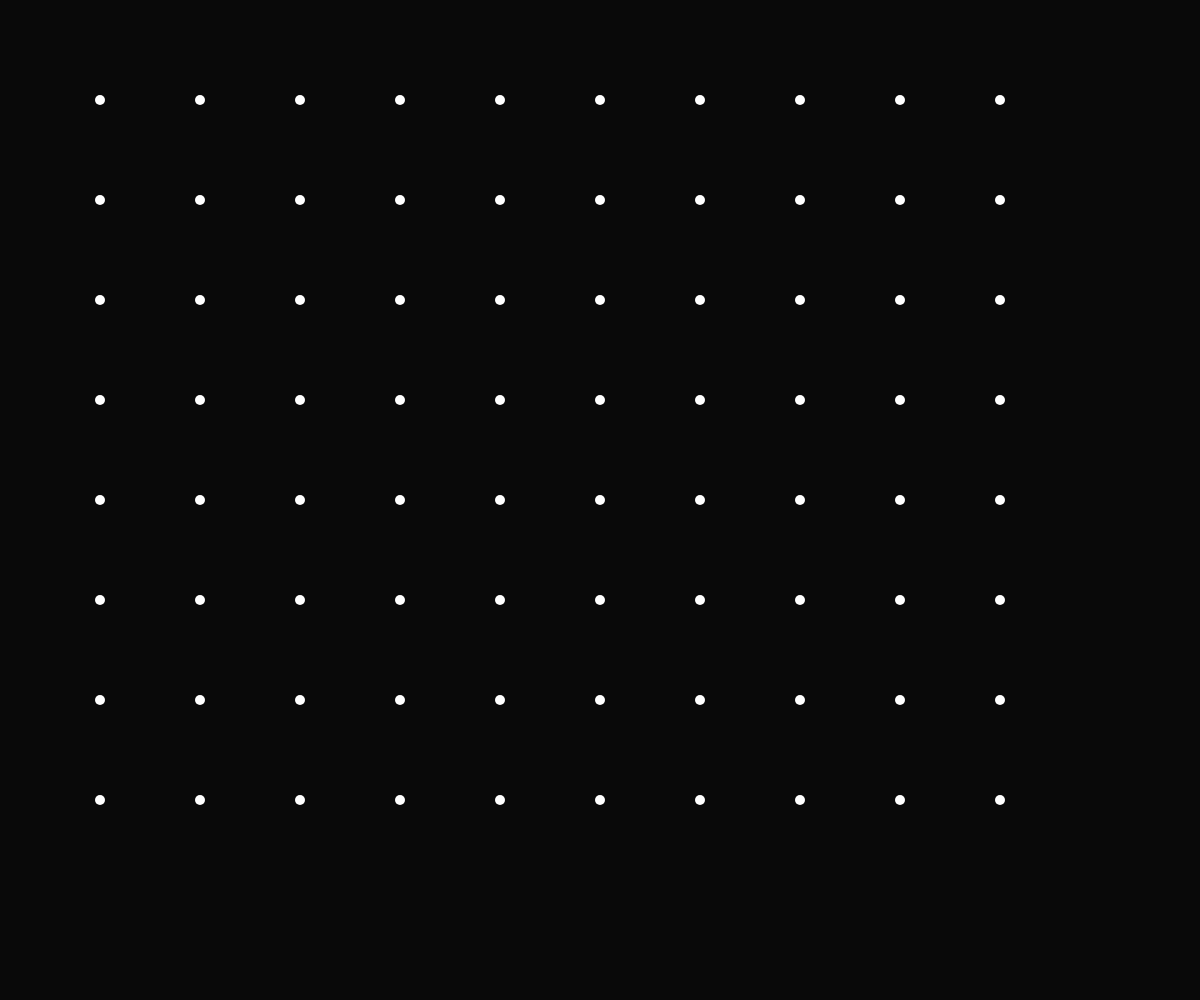
Frame 1 (no input)
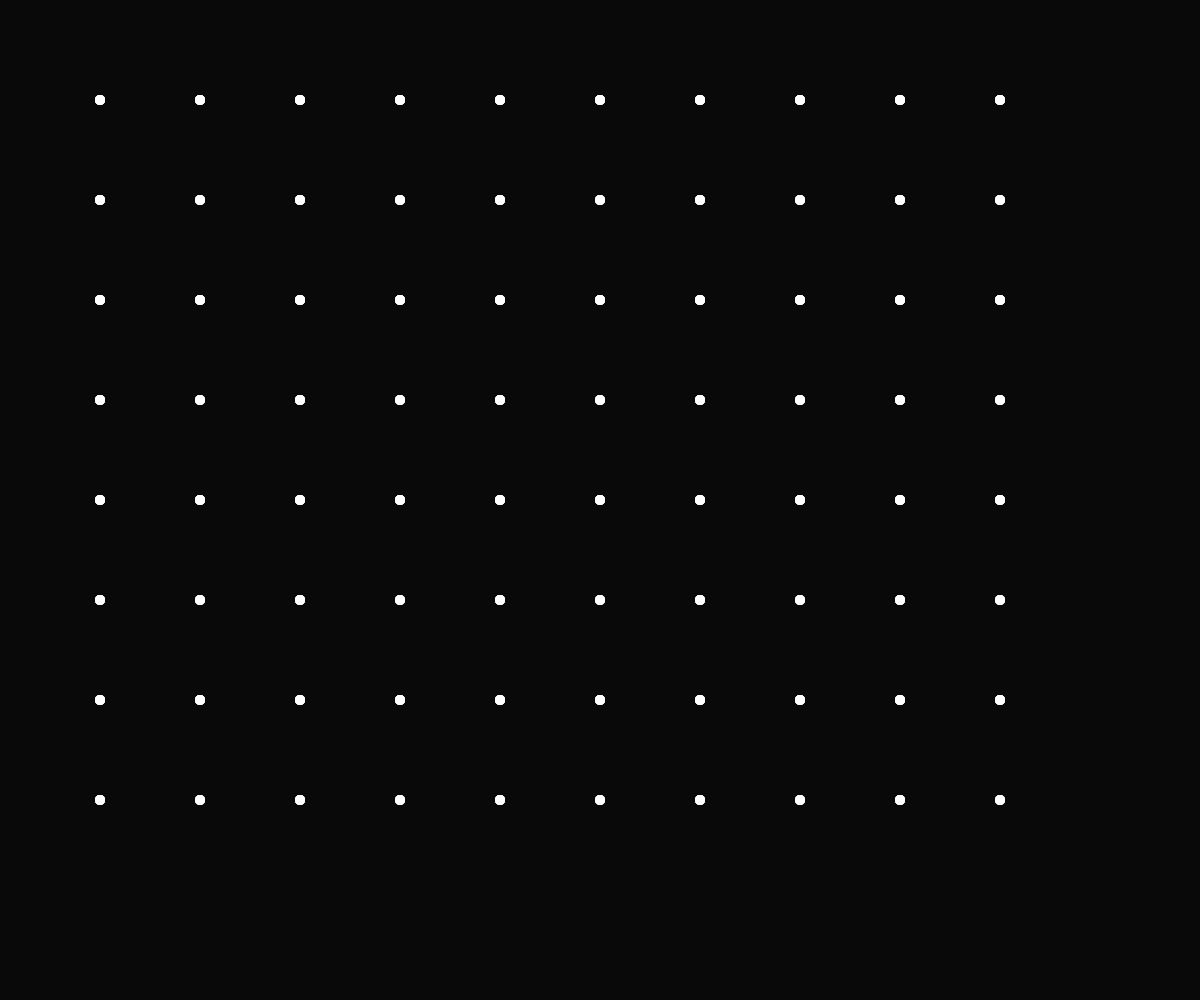
Frame 60 (no input)
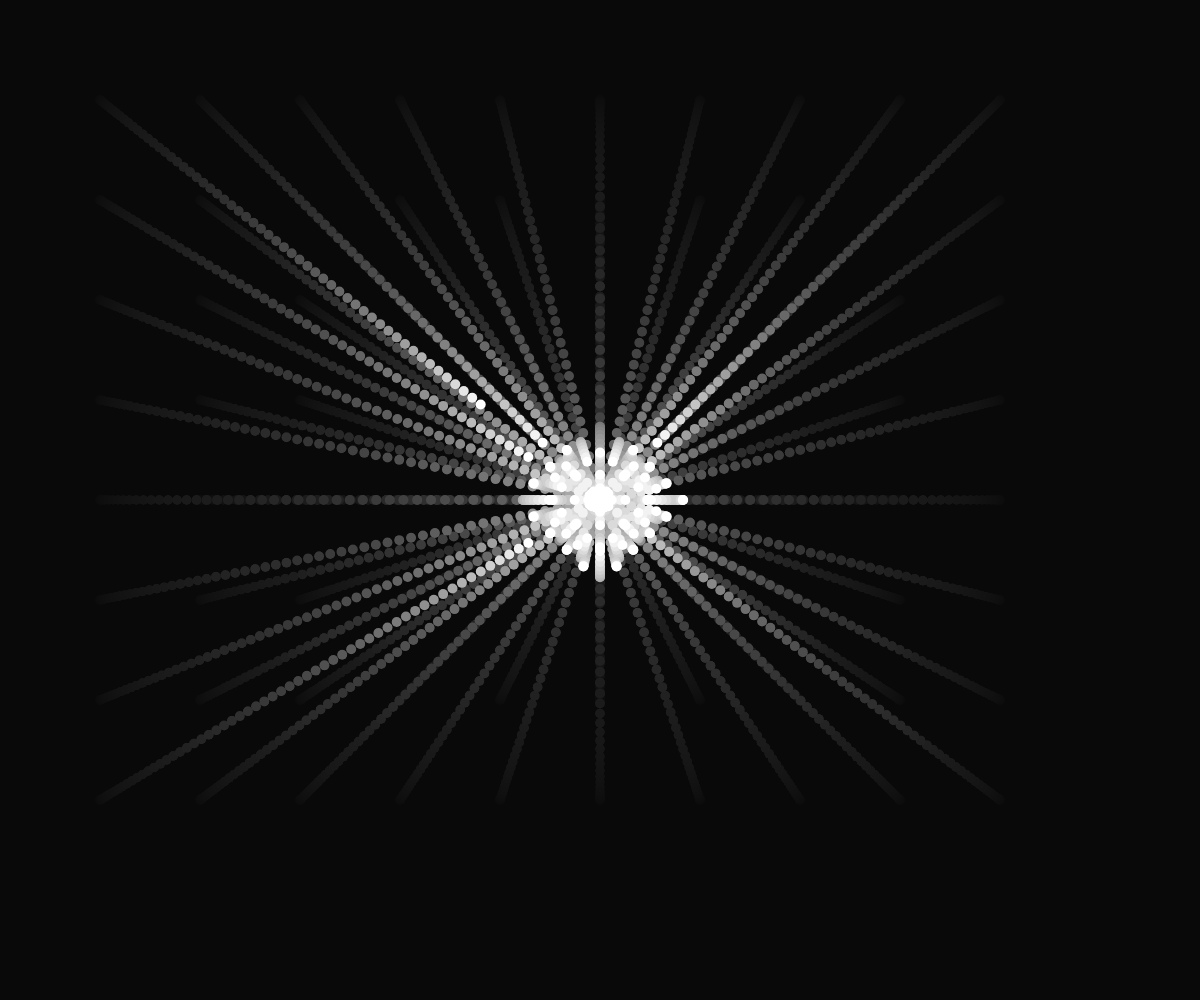
Frame 120 (the mouse pressed at the canvas centre since frame 60)

The p5.js sketch that drew these frames (run headless with seeded random() and noise() and a simulated clock; from frame 60 on, the mouse is pressed at the canvas centre):

// p5.js sketch
// ── sketch.js
function clamp(number, min, max){
    if(number < min){return min}
    else if(number > max){return max}
}
const SPACING = 100;
const BUFFER = 100;
let num_cols;
let num_rows;
let bg = 10;

let points = [];

function setup() {
    createCanvas(windowWidth, windowHeight);
    background(bg);
    // get grid
    num_cols = Math.ceil((windowWidth-BUFFER*2)/SPACING);
    num_rows = Math.ceil((windowHeight-BUFFER*2)/SPACING);

    console.log(num_cols + ' cols');
    console.log(num_rows + ' rows');
    noStroke();
    // make points
    for(let i = 0; i < num_cols; i++){
        for(let j = 0; j < num_rows; j++){
            points.push(new Point(BUFFER + SPACING*i, BUFFER + SPACING*j, false, undefined, 0.94));
        }
    }
}

function draw() {
    background('rgba(1, 1, 1, 0.05)');
    for(let i = 0; i < num_cols*num_rows; i++){
        points[i].move();
        points[i].show();
    }
}

function windowResized(){
    resizeCanvas(windowWidth, windowHeight);
    background(bg);
}
// ── point.js
class Point {
    /*
        Takes x, y coordinates, a fixed status, and a previous point.
        Can be strung together to be a sort of 'chain'...

        moves with .move(), and is shown with .show()

        NOTE: requires a damper, 0.95 works well
    */
    constructor(x, y, fixed=false, prev_point, damper=0.9, point_distance=1) {
        this.x = x;
        this.y = y;
        this.starting_x = this.x;
        this.starting_y = this.y;
        this.x_vel = 0;
        this.y_vel = 0;
        this.x_accel = 0;
        this.y_accel = 0;
        this.fixed = fixed;
        this.prev_point = prev_point;
        this.damper = damper;
        this.point_distance = point_distance;
    }
    
    update_prev(new_prev) {
        this.prev_point = new_prev;
    }

    move(x_accel = this.x_accel, y_accel = this.y_accel) {
        if(!this.fixed){
            if(mouseIsPressed){
                let dx = mouseX - this.x;
                let dy = mouseY - this.y;
                let s = Math.abs(dx)+Math.abs(dy);
    
                dx /= s + 0.000001; // avoid dividing by 0 ig
                dy /= s + 0.000001; // avoid dividing by 0 ig
                this.x_accel = dx;
                this.y_accel = dy;
            } else {
                let dx = this.starting_x - this.x;
                let dy = this.starting_y - this.y;
                let s = Math.abs(dx)+Math.abs(dy);
    
                dx /= s + 0.000001; // avoid dividing by 0 ig
                dy /= s + 0.000001; // avoid dividing by 0 ig
                this.x_accel = dx;
                this.y_accel = dy;
            }
            this.x_vel += x_accel;
            this.y_vel += y_accel;

            // damper the velocities
            this.x_vel *= this.damper;
            this.y_vel *= this.damper;

            

            this.x += this.x_vel;
            this.y += this.y_vel;
            
            // edge cases
            /*
            if(this.x > windowWidth) {
                this.x = 1;
            } if (this.x < 0) {
                this.x = windowWidth;
            } if (this.y > windowHeight) {
                this.y = 0;
            } if (this.y < 0) {
                this.y = windowHeight;
            }*/
        } else {
            
        }
    }

    show() {
        //stroke(this.x/windowWidth*255, this.y/windowHeight*255, 150);
        //fill(this.x/windowWidth*255, this.y/windowHeight*255);
        circle(this.x, this.y, 10);
    }
}
